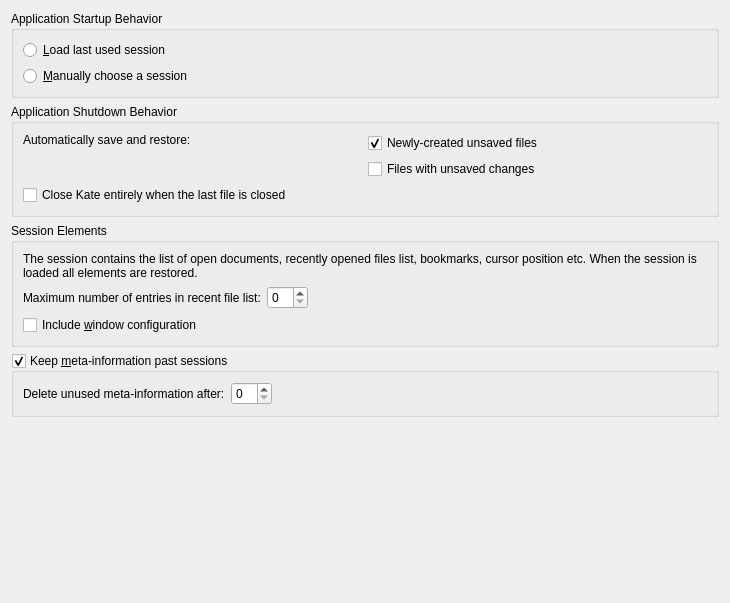
<?xml version="1.0" encoding="UTF-8"?>
<ui version="4.0">
 <class>SessionConfigWidget</class>
 <widget class="QWidget" name="SessionConfigWidget">
  <property name="geometry">
   <rect>
    <x>0</x>
    <y>0</y>
    <width>730</width>
    <height>603</height>
   </rect>
  </property>
  <layout class="QVBoxLayout" name="verticalLayout_4">
   <item>
    <widget class="QGroupBox" name="gbAppStartup">
     <property name="title">
      <string>Application Startup Behavior</string>
     </property>
     <layout class="QVBoxLayout" name="verticalLayout_2">
      <item>
       <widget class="QRadioButton" name="loadLastUserSessionRadioButton">
        <property name="text">
         <string>&amp;Load last used session</string>
        </property>
       </widget>
      </item>
      <item>
       <widget class="QRadioButton" name="manuallyChooseSessionRadioButton">
        <property name="text">
         <string>&amp;Manually choose a session</string>
        </property>
       </widget>
      </item>
     </layout>
    </widget>
   </item>
   <item>
    <widget class="QGroupBox" name="groupBox">
     <property name="title">
      <string>Application Shutdown Behavior</string>
     </property>
     <layout class="QVBoxLayout" name="verticalLayout_5">
      <item>
       <layout class="QHBoxLayout" name="horizontalLayout_3">
        <item>
         <widget class="QLabel" name="label_4">
          <property name="text">
           <string>Automatically save and restore:</string>
          </property>
          <property name="alignment">
           <set>Qt::AlignLeading|Qt::AlignLeft|Qt::AlignTop</set>
          </property>
         </widget>
        </item>
        <item>
         <layout class="QVBoxLayout" name="verticalLayout_6">
          <item>
           <widget class="QCheckBox" name="stashNewUnsavedFiles">
            <property name="text">
             <string>Newly-created unsaved files</string>
            </property>
            <property name="checked">
             <bool>true</bool>
            </property>
           </widget>
          </item>
          <item>
           <widget class="QCheckBox" name="stashUnsavedFilesChanges">
            <property name="text">
             <string>Files with unsaved changes</string>
            </property>
           </widget>
          </item>
         </layout>
        </item>
       </layout>
      </item>
      <item>
       <widget class="QCheckBox" name="modCloseAfterLast">
        <property name="whatsThis">
         <string>If enabled, Kate will shutdown when the last file being edited is closed, otherwise a blank page will open so that you can start a new file.</string>
        </property>
        <property name="text">
         <string>Close Kate entirely when the last file is closed</string>
        </property>
       </widget>
      </item>
     </layout>
    </widget>
   </item>
   <item>
    <widget class="QGroupBox" name="gbElements">
     <property name="title">
      <string>Session Elements</string>
     </property>
     <layout class="QVBoxLayout" name="verticalLayout_3">
      <item>
       <widget class="QLabel" name="label">
        <property name="text">
         <string>The session contains the list of open documents, recently opened files list, bookmarks, cursor position etc. When the session is loaded all elements are restored.</string>
        </property>
        <property name="wordWrap">
         <bool>true</bool>
        </property>
       </widget>
      </item>
      <item>
       <layout class="QHBoxLayout" name="horizontalLayout">
        <item>
         <widget class="QLabel" name="label_2">
          <property name="text">
           <string>Maximum number of entries in recent file list:</string>
          </property>
          <property name="buddy">
           <cstring>spinBoxRecentFilesCount</cstring>
          </property>
         </widget>
        </item>
        <item>
         <widget class="QSpinBox" name="spinBoxRecentFilesCount"/>
        </item>
        <item>
         <spacer name="horizontalSpacer">
          <property name="orientation">
           <enum>Qt::Horizontal</enum>
          </property>
          <property name="sizeHint" stdset="0">
           <size>
            <width>40</width>
            <height>20</height>
           </size>
          </property>
         </spacer>
        </item>
       </layout>
      </item>
      <item>
       <widget class="QCheckBox" name="restoreVC">
        <property name="whatsThis">
         <string>Check this if you want all your views and frames restored each time you open Kate.</string>
        </property>
        <property name="text">
         <string>Include &amp;window configuration</string>
        </property>
       </widget>
      </item>
     </layout>
    </widget>
   </item>
   <item>
    <widget class="QGroupBox" name="saveMetaInfos">
     <property name="whatsThis">
      <string>Check this if you want document configuration like for example bookmarks to be saved past editor sessions. The configuration will be restored if the document has not changed when reopened.</string>
     </property>
     <property name="title">
      <string>Keep &amp;meta-information past sessions</string>
     </property>
     <property name="checkable">
      <bool>true</bool>
     </property>
     <layout class="QVBoxLayout" name="verticalLayout">
      <item>
       <layout class="QHBoxLayout" name="horizontalLayout_2">
        <item>
         <widget class="QLabel" name="label_3">
          <property name="text">
           <string>Delete unused meta-information after:</string>
          </property>
         </widget>
        </item>
        <item>
         <widget class="KPluralHandlingSpinBox" name="daysMetaInfos"/>
        </item>
        <item>
         <spacer name="horizontalSpacer_2">
          <property name="orientation">
           <enum>Qt::Horizontal</enum>
          </property>
          <property name="sizeHint" stdset="0">
           <size>
            <width>40</width>
            <height>20</height>
           </size>
          </property>
         </spacer>
        </item>
       </layout>
      </item>
     </layout>
    </widget>
   </item>
   <item>
    <spacer name="verticalSpacer">
     <property name="orientation">
      <enum>Qt::Vertical</enum>
     </property>
     <property name="sizeHint" stdset="0">
      <size>
       <width>20</width>
       <height>40</height>
      </size>
     </property>
    </spacer>
   </item>
  </layout>
 </widget>
 <customwidgets>
  <customwidget>
   <class>KPluralHandlingSpinBox</class>
   <extends>QSpinBox</extends>
   <header>kpluralhandlingspinbox.h</header>
  </customwidget>
 </customwidgets>
 <tabstops>
  <tabstop>spinBoxRecentFilesCount</tabstop>
  <tabstop>restoreVC</tabstop>
  <tabstop>startNewSessionRadioButton</tabstop>
  <tabstop>loadLastUserSessionRadioButton</tabstop>
  <tabstop>manuallyChooseSessionRadioButton</tabstop>
 </tabstops>
 <resources/>
 <connections/>
</ui>
